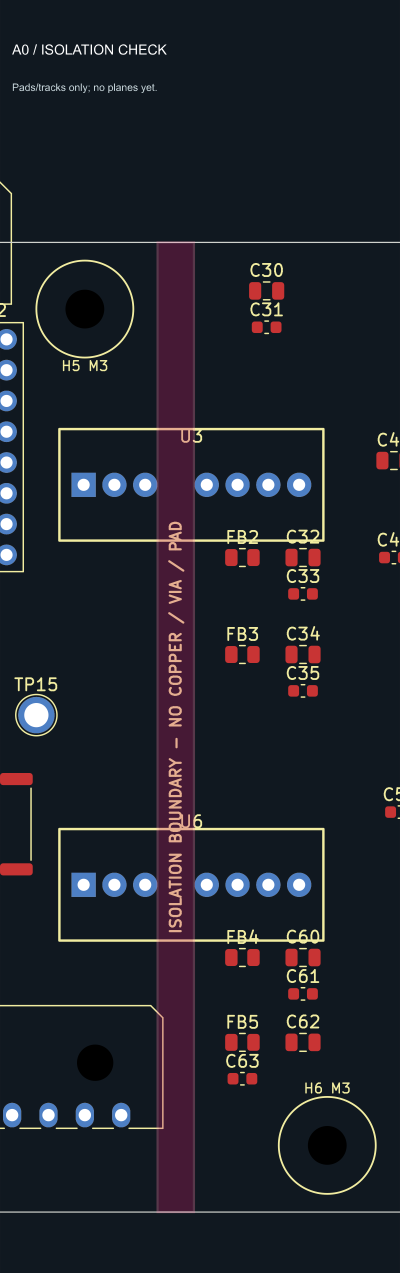
#> input picture hardware/kicad/R3_PowerBox/reports/R3_power_A0_isolation.png, 1200 x 3818 px, given in place of review1-01.png, which was not available (shown at 1/3 size)
$ python review1_visuals.py ../reports/R3_power_A0_isolation.png ../reports/R3_power_A0_top.png ../reports/R3_power_A0_top.png
#> lines starting #> are read from the running program, lines starting #| are printed output that depends on the picture; pictures that were not available may be replaced by others from this repository, and a replacement may not be noted
"""Contact sheets and native-layer closeups for review, not PCB modifications."""
from pathlib import Path
import subprocess,xml.etree.ElementTree as E
from PIL import Image,ImageDraw
ROOT=Path(__file__).resolve().parent.parent
E.register_namespace('','http://www.w3.org/2000/svg')
for first,last in [(1,4),(5,8),(9,11)]:
    out=Image.new('RGB',(2000,1500),'white');d=ImageDraw.Draw(out)
#> after `out = Image.new('RGB', (2000, 1500), 'white')`: out: PIL image 2000x1500 RGB; every value is 255
    for i,n in enumerate(range(first,last+1)):
        im=Image.open(ROOT/f'tmp/pdfs/review1-{n:02}.png');im.thumbnail((990,710))
#> further down, im is the input picture: PIL image 1200x3818 RGBA; mean R, G, B, A 30.4, 33, 41.3, 255
#> after `im.thumbnail((990, 710))`:
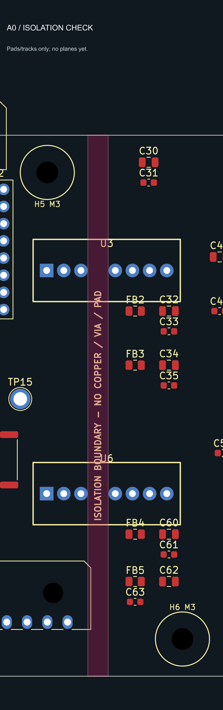
#> im: PIL image 223x710 RGBA; mean R, G, B, A 30.4, 33, 41.3, 255; transparent parts drawn white
        x=(i%2)*1000;y=(i//2)*750;out.paste(im,(x,y+25));d.text((x+10,y+5),f'PDF PAGE {n}',fill='black')
#> after `out.paste(im, (x, y + 25))`:
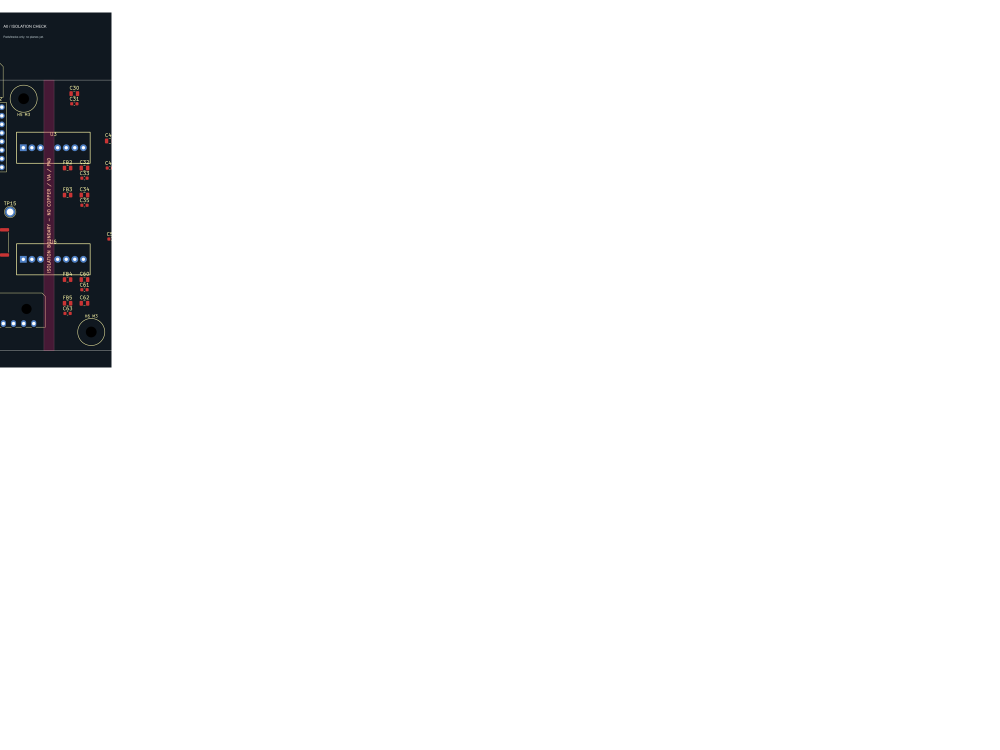
#> out: PIL image 2000x1500 RGB (shown at 1/2 size); mean R, G, B 243.1, 243.3, 243.7
#> (the run stopped early here; a loop or call above may not have finished)

$ run again, on hardware/kicad/R3_PowerBox/reports/R3_power_A0_top.png
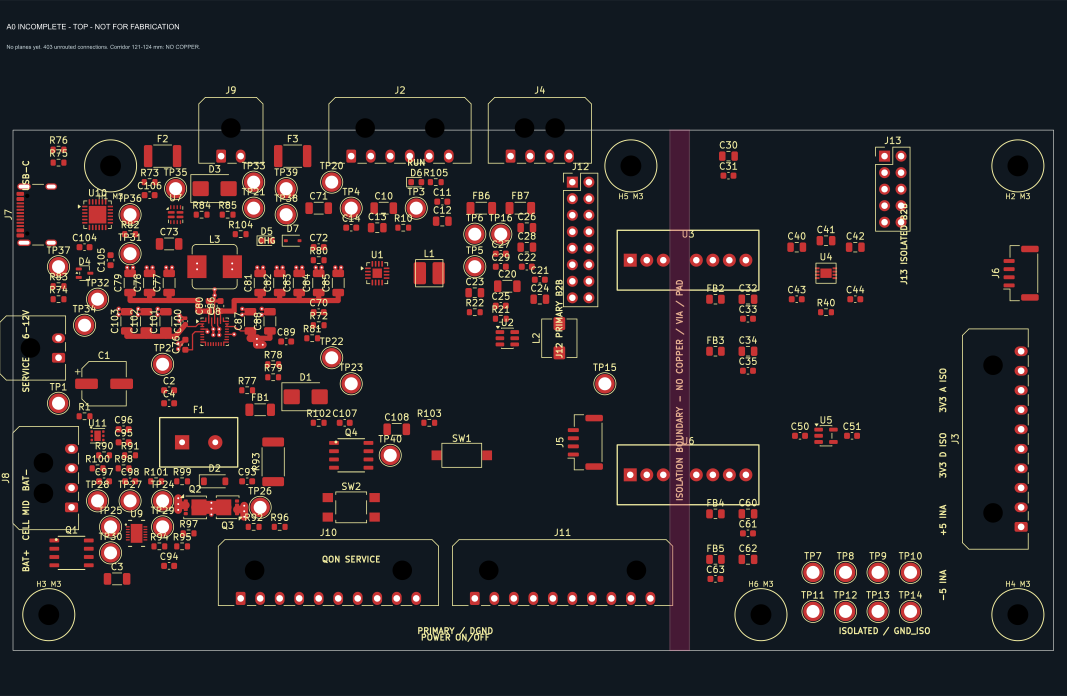
#> input picture hardware/kicad/R3_PowerBox/reports/R3_power_A0_top.png, 3200 x 2088 px, given in place of review1-01.png, which was not available (shown at 1/3 size)
#> im is the input picture: PIL image 3200x2088 RGBA; mean R, G, B, A 35, 34.4, 39.7, 255
#> `im.thumbnail((990, 710))`:
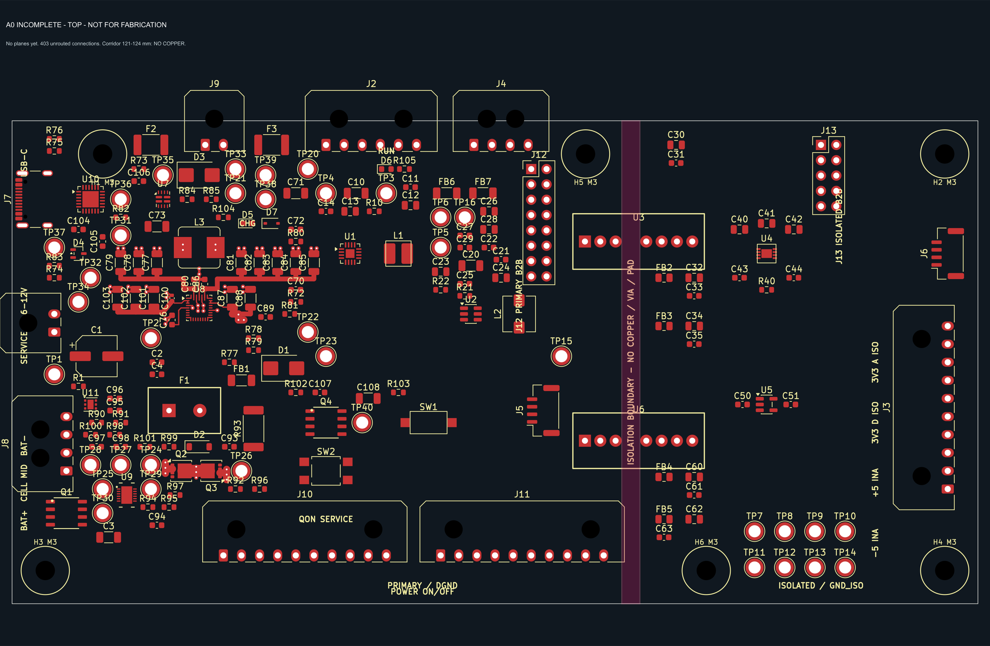
#> im: PIL image 990x646 RGBA; mean R, G, B, A 35, 34.3, 39.7, 255; transparent parts drawn white
#> `out.paste(im, (x, y + 25))`:
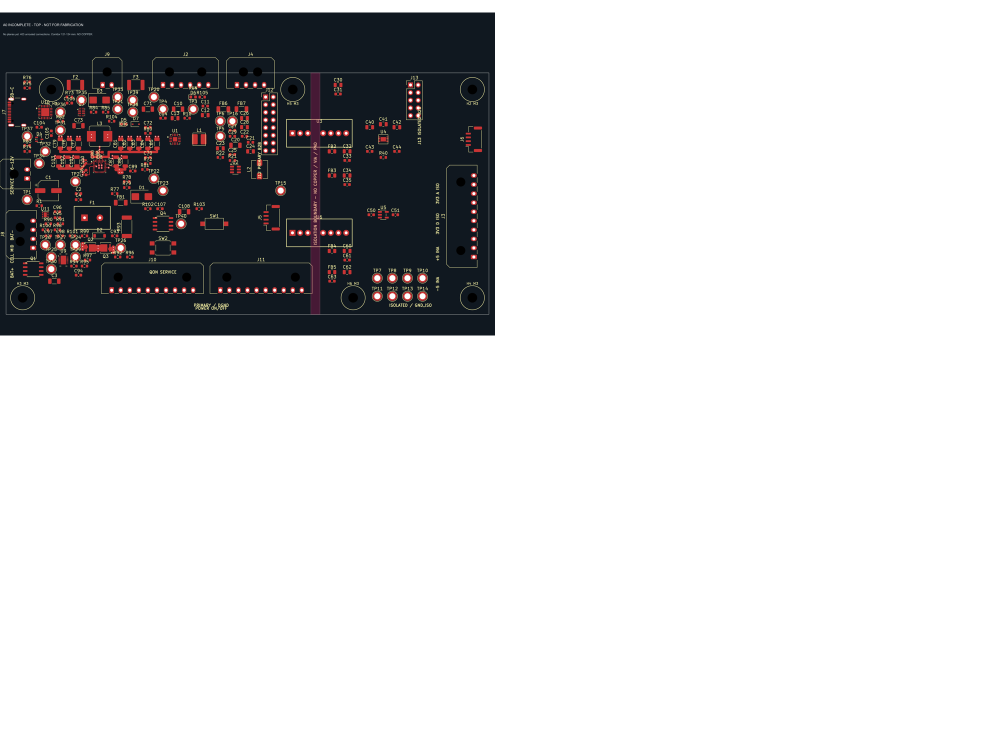
#> out: PIL image 2000x1500 RGB (shown at 1/2 size); mean R, G, B 208.1, 208, 209.1
